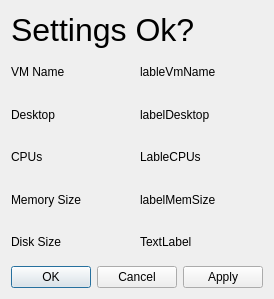
<?xml version="1.0" encoding="UTF-8"?>
<ui version="4.0">
 <class>Dialog</class>
 <widget class="QDialog" name="Dialog">
  <property name="geometry">
   <rect>
    <x>0</x>
    <y>0</y>
    <width>257</width>
    <height>299</height>
   </rect>
  </property>
  <property name="windowTitle">
   <string>Dialog</string>
  </property>
  <layout class="QGridLayout" name="gridLayout">
   <item row="0" column="0" colspan="2">
    <widget class="QLabel" name="label">
     <property name="font">
      <font>
       <pointsize>24</pointsize>
      </font>
     </property>
     <property name="text">
      <string>Settings Ok?</string>
     </property>
    </widget>
   </item>
   <item row="1" column="0">
    <widget class="QLabel" name="label_2">
     <property name="text">
      <string>VM Name</string>
     </property>
    </widget>
   </item>
   <item row="1" column="1">
    <widget class="QLabel" name="labelVmName">
     <property name="text">
      <string>lableVmName</string>
     </property>
    </widget>
   </item>
   <item row="2" column="0">
    <widget class="QLabel" name="label_3">
     <property name="text">
      <string>Desktop</string>
     </property>
    </widget>
   </item>
   <item row="2" column="1">
    <widget class="QLabel" name="labelDesktop">
     <property name="text">
      <string>labelDesktop</string>
     </property>
    </widget>
   </item>
   <item row="3" column="0">
    <widget class="QLabel" name="label_4">
     <property name="text">
      <string>CPUs</string>
     </property>
    </widget>
   </item>
   <item row="3" column="1">
    <widget class="QLabel" name="labelCpus">
     <property name="text">
      <string>LableCPUs</string>
     </property>
    </widget>
   </item>
   <item row="4" column="0">
    <widget class="QLabel" name="label_5">
     <property name="text">
      <string>Memory Size</string>
     </property>
    </widget>
   </item>
   <item row="4" column="1">
    <widget class="QLabel" name="labelMemSize">
     <property name="text">
      <string>labelMemSize</string>
     </property>
    </widget>
   </item>
   <item row="5" column="0">
    <widget class="QLabel" name="label_6">
     <property name="text">
      <string>Disk Size</string>
     </property>
    </widget>
   </item>
   <item row="5" column="1">
    <widget class="QLabel" name="labelDiskSize">
     <property name="text">
      <string>TextLabel</string>
     </property>
    </widget>
   </item>
   <item row="6" column="0" colspan="2">
    <widget class="QDialogButtonBox" name="buttonBox">
     <property name="orientation">
      <enum>Qt::Horizontal</enum>
     </property>
     <property name="standardButtons">
      <set>QDialogButtonBox::Apply|QDialogButtonBox::Cancel|QDialogButtonBox::Ok</set>
     </property>
    </widget>
   </item>
  </layout>
 </widget>
 <resources/>
 <connections>
  <connection>
   <sender>buttonBox</sender>
   <signal>accepted()</signal>
   <receiver>Dialog</receiver>
   <slot>accept()</slot>
   <hints>
    <hint type="sourcelabel">
     <x>248</x>
     <y>254</y>
    </hint>
    <hint type="destinationlabel">
     <x>157</x>
     <y>274</y>
    </hint>
   </hints>
  </connection>
  <connection>
   <sender>buttonBox</sender>
   <signal>rejected()</signal>
   <receiver>Dialog</receiver>
   <slot>reject()</slot>
   <hints>
    <hint type="sourcelabel">
     <x>316</x>
     <y>260</y>
    </hint>
    <hint type="destinationlabel">
     <x>286</x>
     <y>274</y>
    </hint>
   </hints>
  </connection>
 </connections>
</ui>
